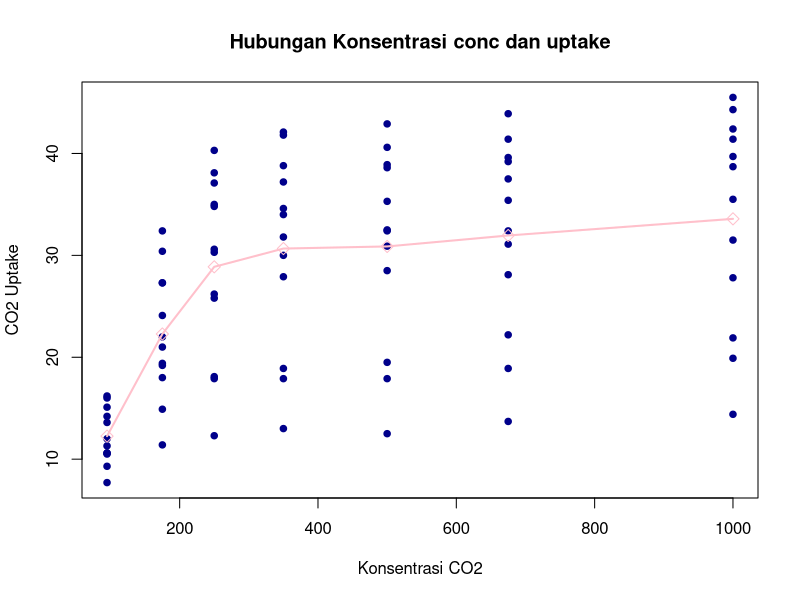
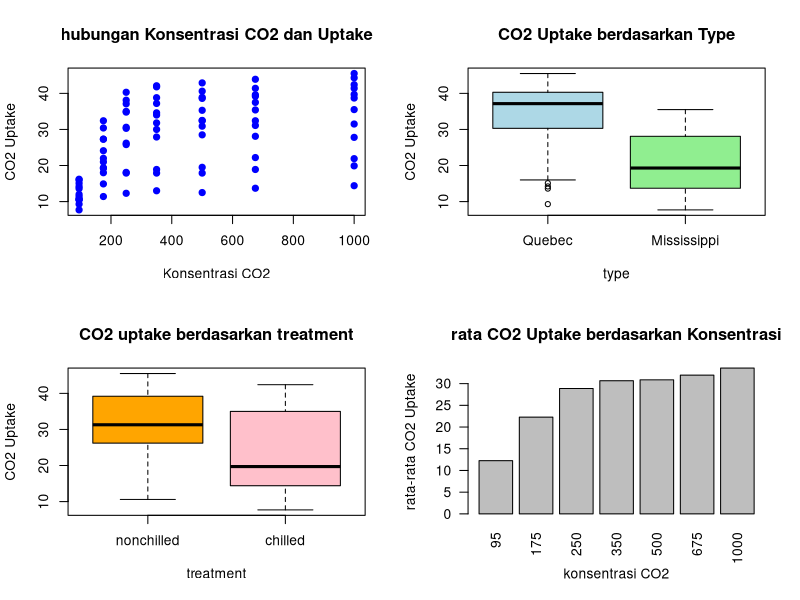
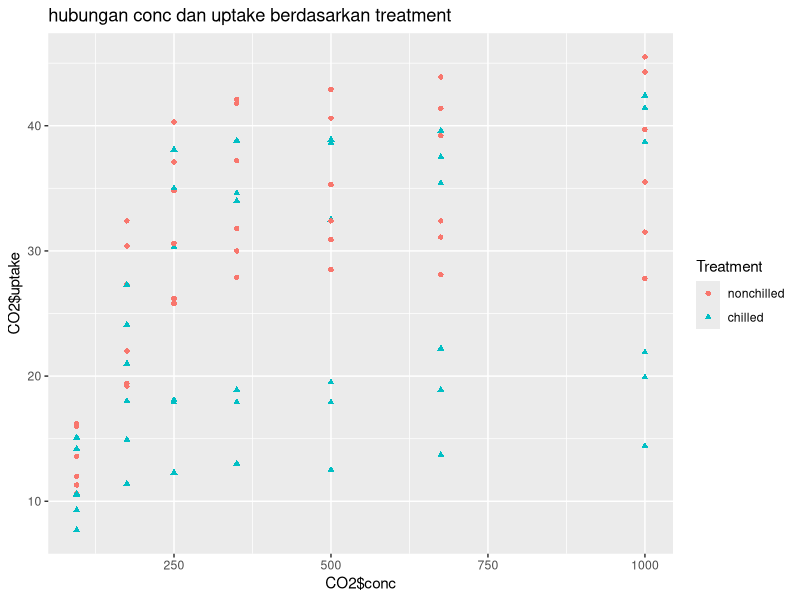
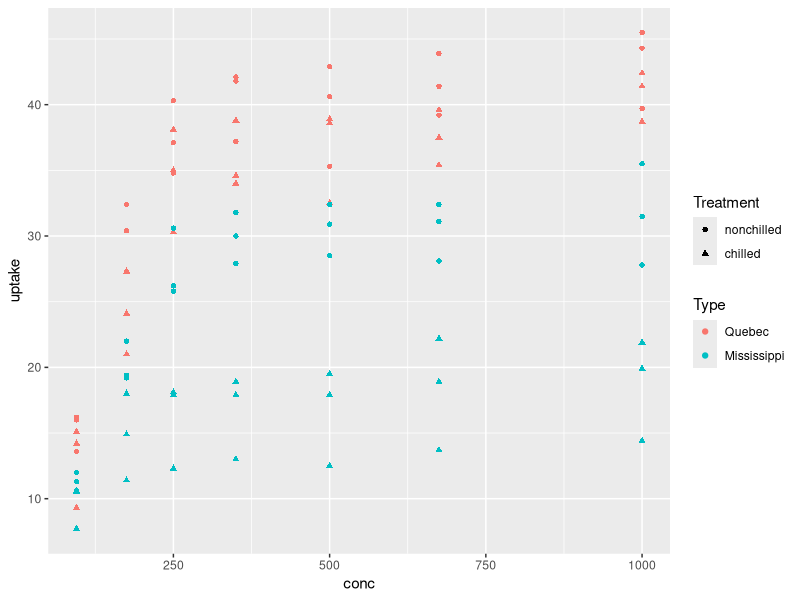
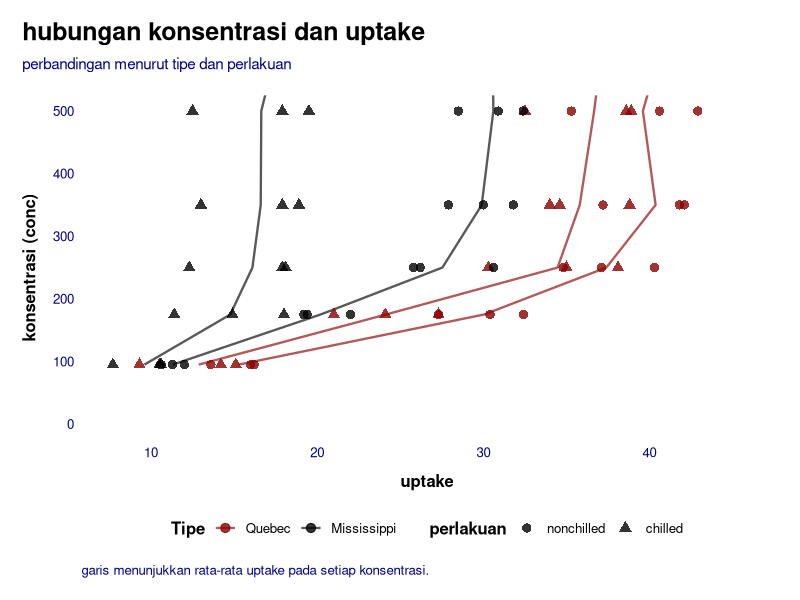
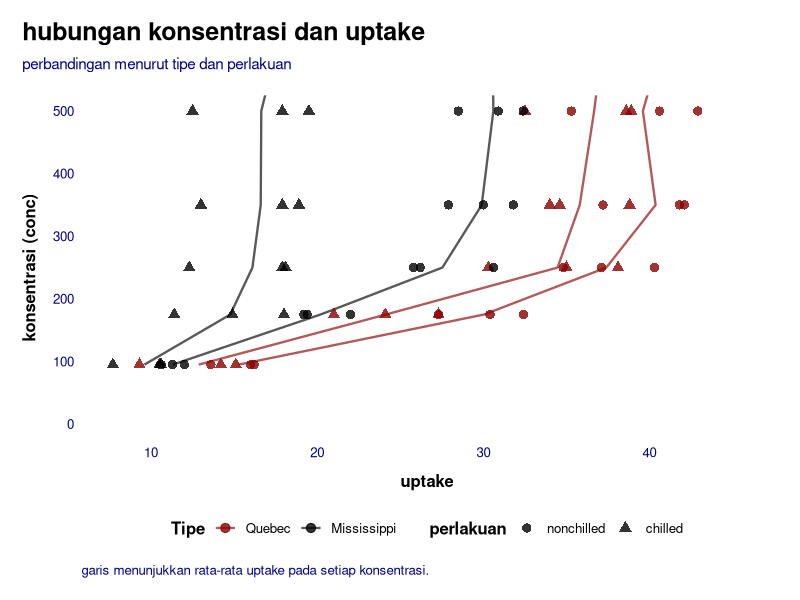

Write R code to recreate these figures, in order.
## ---- chunk 1
nilai_raw <- data.frame(
  Nama = c("Andi", "Budi", "Citra", "Dewi", "Andi"),
  Matematika = c(80, 90, NA, 75, 80),
  Statistika = c(85, 88, 78, "-", 85),
  Umur = c(21, 20, 22, 21, 21)
)

nilai_raw
## ---- chunk 2
is.na(nilai_raw)
## ---- chunk 3
sum(is.na(nilai_raw))
## ---- chunk 4
nilai_raw$Statistika[nilai_raw$Statistika == "-"] <- NA 
nilai_raw$Statistika <- as.numeric(nilai_raw$Statistika)
## ---- chunk 5
nilai_raw$Statistika[is.na(nilai_raw$Statistika)] <- mean(nilai_raw$Statistika, na.rm = TRUE)
nilai_raw$Matematika[is.na(nilai_raw$Matematika)] <- mean(nilai_raw$Matematika, na.rm = TRUE)

nilai_raw
## ---- chunk 6
nilai_raw$Status_Umur <- 
  ifelse(nilai_raw$Umur >= 21, "Dewasa", "Muda")

nilai_raw
## ---- chunk 7
duplicated(nilai_raw)
nilai_raw <-  unique(nilai_raw)
nilai_raw
## ---- chunk 8
write.csv(nilai_raw,"nilai_bersih.csv") 
## ---- chunk 9
profil <- data.frame(
  No = 1:10,
  gender = c("f", "f", "f", "m", "m", "f", "m", "m", "f", "m"),
  v1  = c(8, 15, 8, 14, 8, 10, 9, 9, 10, 12),
  v2  = c(9, 8, 13, 9, 2, 6, 9, 10, 13, 10),
  v3  = c(5, 9, 12, 8, 9, 10, 7, 8, 6, 9),
  v4  = c(9, 5, 6, NA, 16, 9, 13, 10, 7, 8),
  v5  = c(9, 10, 7, 11, 8, 10, 9, 5, 10, 17),
  v6  = c(9, 8, 9, 10, 10, 10, 12, 10, 12, 7),
  v7  = c(5, 10, 14, 6, 8, 9, 10, 6, 13, 9),
  v8  = c(9, 12, 12, 11, 9, 7, 9, 12, 9, 10),
  v9  = c(11, 9, 12, 11, 8, 7, 11, 6, 6, 7),
  v10 = c(8, 15, 9, 8, 9, 11, 7, 8, 9, 7)
)

profil
## ---- chunk 10
databaru <- (profil$gender == "m" & profil$v1>9 | profil$gender == "f" & profil$v3<= 10)
row.names(databaru) <- NULL
databaru <- profil[databaru, ]
databaru
## ---- chunk 11
databaru$gender <- factor(databaru$gender, levels = c("m", "f"))
row.names(databaru) <-  NULL

data3<-databaru[order(databaru$gender, databaru$v5), ]
data3
## ---- chunk 12
write.csv(data3, "profil_filter.csv")
## ---- chunk 13
df_sales <- data.frame(
  id_toko = c("T1", "T2", "T3"),
  Minggu1 = c(120, 150, 95),
  Minggu2 = c(135, 140, 110)
)

df_info <- data.frame(
  id = c("T1", "T2", "T4"),
  Kota = c("Jakarta", "Bandung", "Surabaya")
)

df_gabung <- merge(df_sales, df_info, by.x = "id_toko", by.y = "id" , all = TRUE)


df_gabung
## ---- chunk 14
df_gabung_long  <- reshape(df_gabung, 
                           v.names = "Penjualan",
                           varying = c("Minggu1", "Minggu2"),
                           timevar = "Waktu",
                           times = c("Minggu1", "Minggu2"),
                           idvar = "id_toko",
                           direction = "long") 
rownames(df_gabung_long) <- NULL

df_gabung_long
  
## ---- chunk 15
write.csv(df_gabung_long, "penjualan_long.csv")
## ---- chunk 16
library(tidyverse)

data <- CO2

glimpse(data)
## ---- chunk 17
plot(CO2$conc, CO2$uptake,
     main = "Hubungan Konsentrasi conc dan uptake",
     xlab = "Konsentrasi CO2",
     ylab = "CO2 Uptake",
     pch = 20,
     cex = 1.3,
     col = "darkblue",)

mean_uptake <- aggregate(uptake ~ conc, data = CO2, mean)
points(mean_uptake$conc,
       mean_uptake$uptake,
       pch = 23,
       col = "pink",
       cex = 1.3)

lines(mean_uptake$conc,
      mean_uptake$uptake,
      lwd = 2,
      col = "pink")
## ---- chunk 18
par(mfrow = c(2,2))
mar = c(4,4,3,3)
plot(CO2$conc, CO2$uptake,
     main = "hubungan Konsentrasi CO2 dan Uptake",
     xlab = "Konsentrasi CO2",
     ylab = "CO2 Uptake",
     pch = 19,
     col = "blue")

boxplot(uptake ~ Type,
        data = CO2,
        main = "CO2 Uptake berdasarkan Type",
        xlab = "type",
        ylab = "CO2 Uptake",
        col = c("lightblue", "lightgreen"))


boxplot(uptake ~ Treatment,
        data = CO2,
        main = "CO2 uptake berdasarkan treatment",
        xlab = "treatment",
        ylab = "CO2 Uptake",
        col = c("orange", "pink"))


rata_uptake <- aggregate(uptake ~ conc,
                         data = CO2,
                         FUN = mean)

barplot(rata_uptake$uptake,
        names.arg = rata_uptake$conc,
        main = "rata CO2 Uptake berdasarkan Konsentrasi",
        xlab = "konsentrasi CO2",
        ylab = "rata-rata CO2 Uptake",
        col = "gray",
        las = 2)
## ---- chunk 19
qplot(x = CO2$conc, 
     y = CO2$uptake,
     data = CO2,
     col = Treatment,
     shape = Treatment,
     main = "hubungan conc dan uptake berdasarkan treatment")
## ---- chunk 20
ggplot(data,
  aes(x = conc, 
      y = uptake,
      col = Type,
      shape = Treatment)) +
geom_point()
## ---- chunk 21
library(ggplot2)

ggplot(data, aes(
  x = conc,
  y = uptake,
  color = Type,
  shape = Treatment
)) +
  stat_summary(
    aes(group = interaction(Type, Treatment)),
    fun = mean,
    geom = "line",
    linewidth = 0.8,
    alpha = 0.65
  ) +
  geom_point(
    size = 2.8,
    alpha = 0.8
  ) +
  scale_color_manual(
    values = c("darkred", "black")
  ) +
  scale_shape_manual(
    values = c(16, 17)
  ) +
  scale_x_continuous(
    breaks = seq(0, 500, 100)
  ) +
  coord_flip(xlim = c(0, 500)) +
  labs(
    title = "hubungan konsentrasi dan uptake",
    subtitle = "perbandingan menurut tipe dan perlakuan",
    x = "konsentrasi (conc)",
    y = "uptake",
    color = "Tipe",
    shape = "perlakuan",
    caption = "garis menunjukkan rata-rata uptake pada setiap konsentrasi."
  ) +
  theme_minimal(base_size = 12) +
  theme(
    plot.title = element_text(
      face = "bold", size = 18, color = "black",
      margin = margin(b = 8)
    ),
    plot.subtitle = element_text(
      size = 11, color = "darkblue",
      margin = margin(b = 16)
    ),
    plot.title.position = "plot",
    axis.title = element_text(face = "bold", color = "black"),
    axis.title.x = element_text(margin = margin(t = 10)),
    axis.title.y = element_text(margin = margin(r = 10)),
    axis.text = element_text(color = "darkblue"),
    panel.grid.minor = element_blank(),
    panel.grid.major = element_line(color = "white"),
    legend.position = "bottom",
    legend.title = element_text(face = "bold"),
    plot.caption = element_text(
      color = "darkblue", hjust = 0,
      margin = margin(t = 12)
    ),
    plot.background = element_rect(fill = "white", color = NA),
    plot.margin = margin(16, 20, 16, 16)
  )
## ---- chunk 22
ggsave("co2_uptake_visualisasi.png",
       width = 7,
       height = 5,
       dpi = 300)
